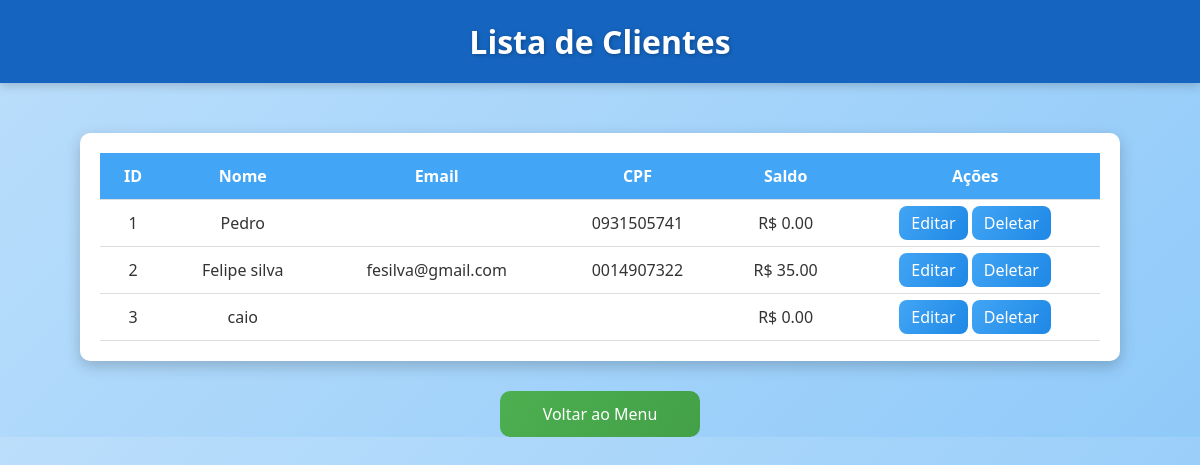
Page /listar on the earlier database version.
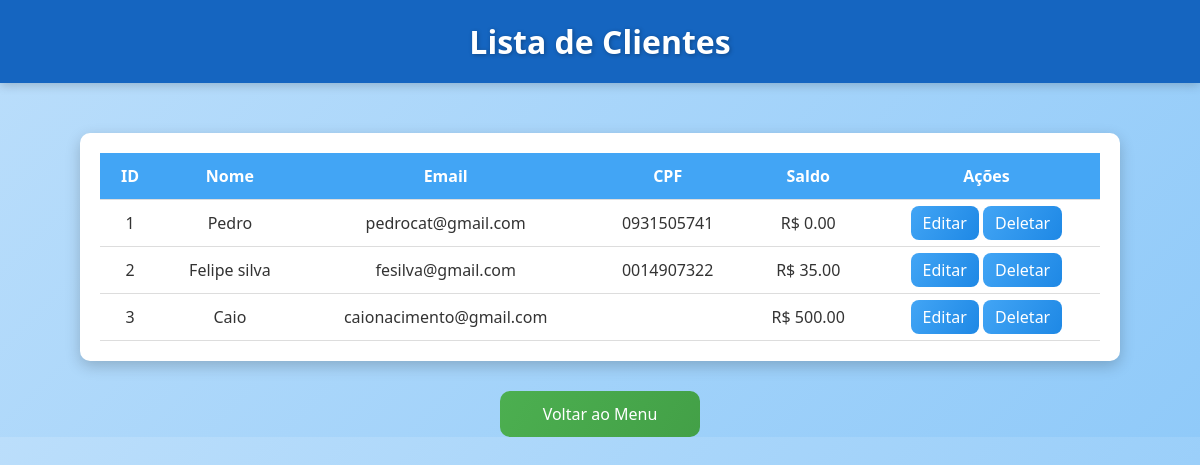
Same page on the later database version.
### tables this page shows
CREATE TABLE clientes (
            id INTEGER PRIMARY KEY AUTOINCREMENT,
            nome TEXT NOT NULL,
            email TEXT,
            cpf TEXT UNIQUE,
            saldo REAL DEFAULT 0
        );

### app.py (the view)
@app.route('/listar')
def listar():
    clientes = database.listar_clientes()
    return render_template('listar.html', clientes=clientes)

### database.py (called while the page is built)
def conectar():
    return sqlite3.connect('clientes.db')

def listar_clientes():
    conn = conectar()
    c = conn.cursor()
    c.execute('SELECT * FROM clientes')
    dados = c.fetchall()
    conn.close()
    return dados

### templates/listar.html (shortened to what this page needs)
<!DOCTYPE html>
<html lang="pt-BR">
<head>
</head>
<body>
    <h1> Lista de Clientes</h1>
    <div class="table-container">
        <table>
            <tr>
                <th>ID</th>
                <th>Nome</th>
                <th>Email</th>
                <th>CPF</th>
                <th>Saldo</th>
                <th>Ações</th>
            </tr>
            {% for c in clientes %}
            <tr>
                <td>{{ c[0] }}</td>
                <td>{{ c[1] }}</td>
                <td>{{ c[2] }}</td>
                <td>{{ c[3] }}</td>
                <td>R$ {{ "%.2f"|format(c[4]) }}</td>
                <td>
                    <a class="button-link" href="{{ url_for('editar', id=c[0]) }}">Editar</a>
                    <a class="button-link" href="{{ url_for('deletar', id=c[0]) }}">Deletar</a>
                </td>
            </tr>
            {% endfor %}
        </table>
    </div>
    <a id="voltar" href="{{ url_for('menu') }}">Voltar ao Menu</a>
</body>
</html>

Differences in the rows shown:
changed clientes "Pedro": email (not shown) → "pedrocat@gmail.com"
changed clientes id 3: nome "caio" → "Caio"; email (not shown) → "caionacimento@gmail.com"; saldo "0.00" → "500.00"
